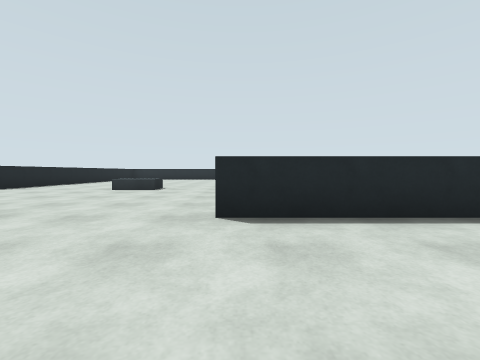
view 1 (above)

20 first-person views from a walk through a world built for the Gazebo simulator. The camera is 0.94 m above the floor, tilts 2° down and sees 90° across. The floor is counted in squares, 2 m on a side. Each view is taken from the middle of a square. On the plan, view 1 faces up. The plan holds only what a view shows up to about 9 squares ahead; the rest is blank. The place goes on beyond the plan.

view 2
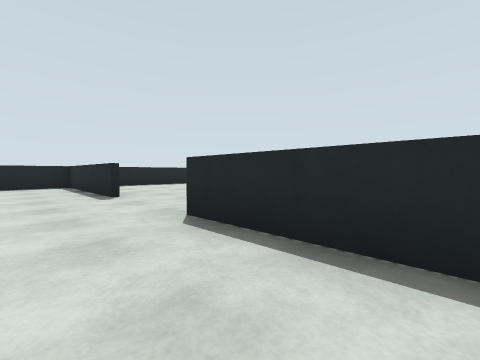

view 3
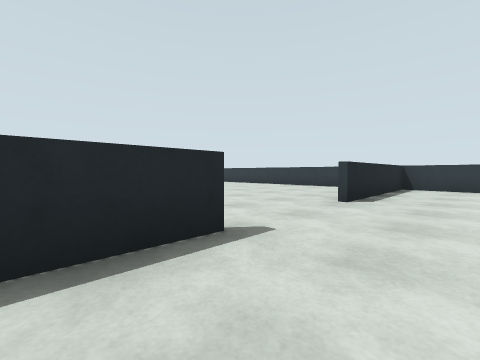

view 4
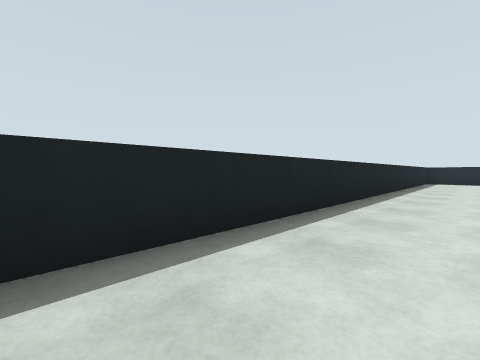

view 5
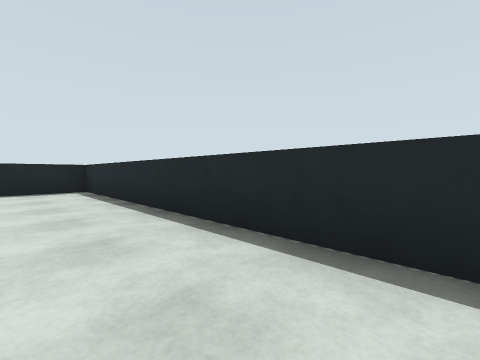

view 6
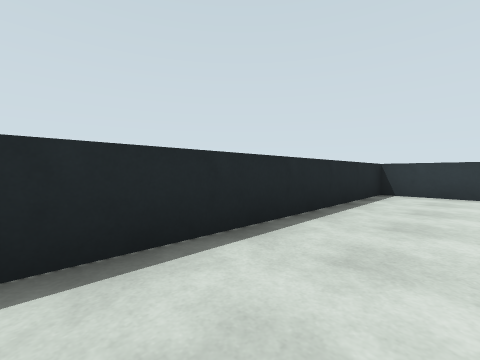

view 7
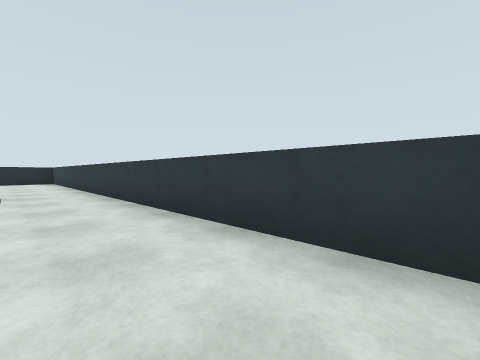

view 8
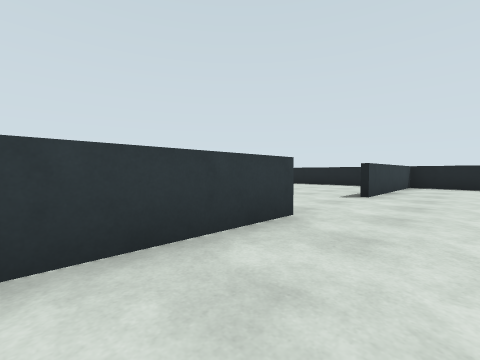

view 9
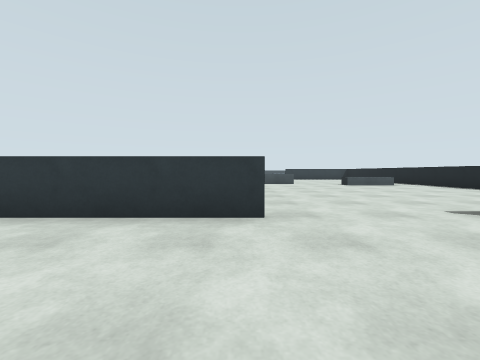

view 10
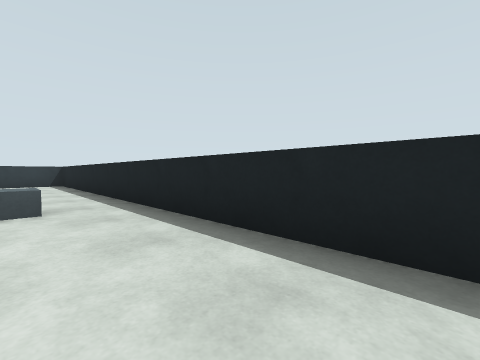

view 11
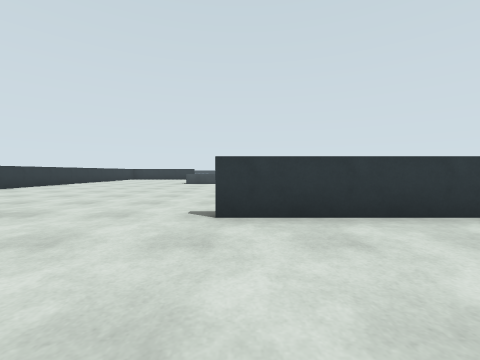

view 12
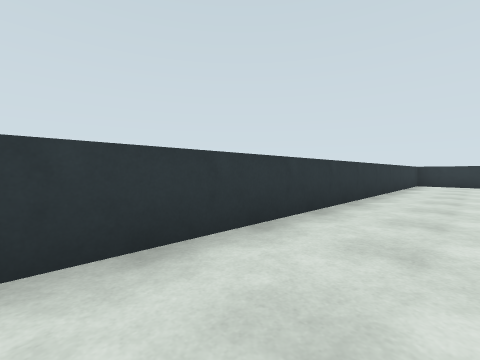

view 13
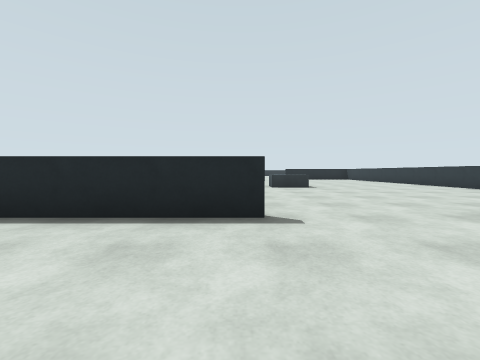

view 14
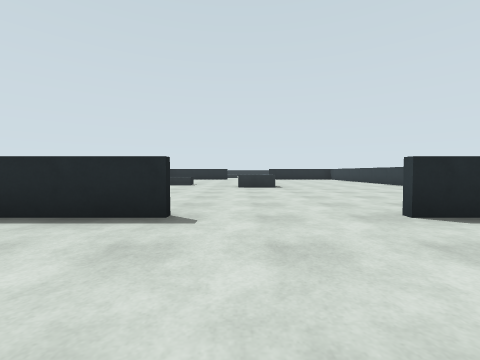

view 15
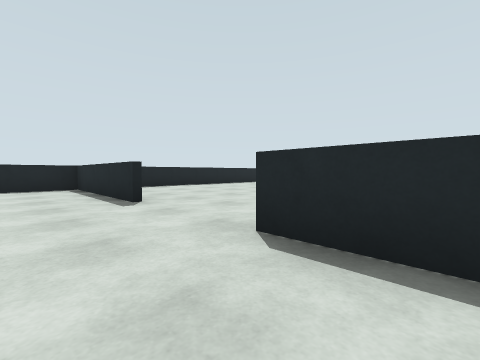

view 16
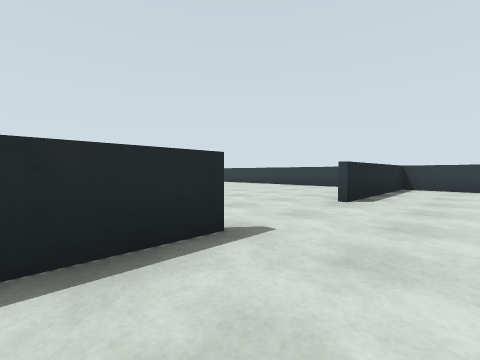

view 17
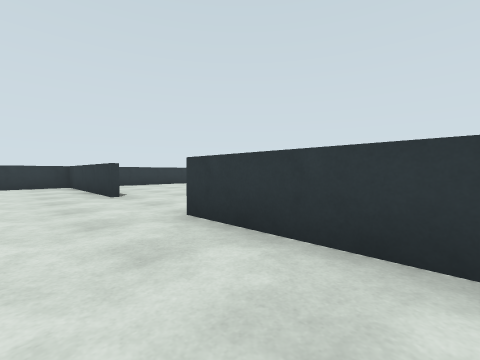

view 18
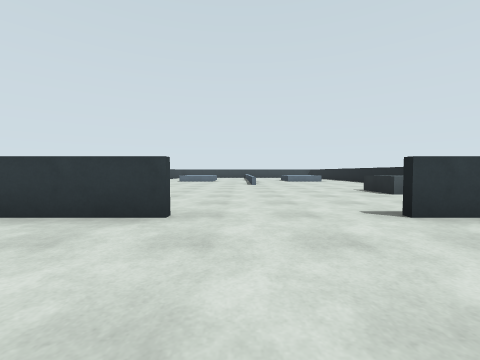

view 19
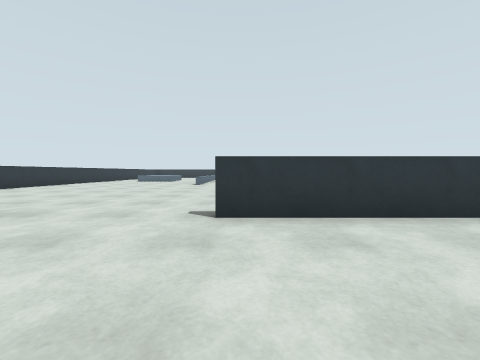

view 20
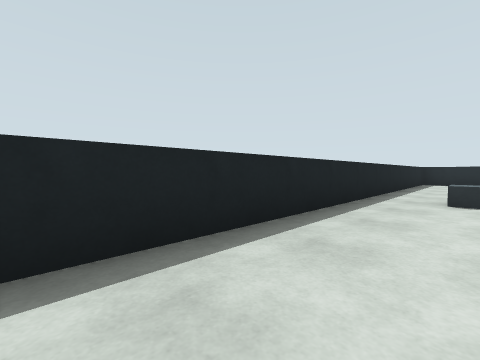

### Floor plan
Ten units are one square. View 1 is at (0, 0); x grows to the right and y downward. Boxes are objects, and circles mark ways between rooms. Rooms are numbered by the first view taken in them; rooms with no view inside come last. Other rooms are left out.
<svg viewBox="-70 -149 110 309">
<path fill="none" stroke="#000" d="M-4 94 35 94M-26 -24 -65 -24M-64 -20 -64 94 -28 94M34 100 34 -24 -2 -24M-4 -26 25 -26M-65 -26 -28 -26M34 -29 34 -144 -64 -144 -64 -20M-26 96 -64 96 -64 110M-64 149 -64 155M34 155 34 100M35 96 -2 96"/>
<rect x="-55" y="35" width="20" height="10" fill="#bbb"><title>counter</title></rect>
<rect x="-25" y="45" width="20" height="10" fill="#bbb"><title>grey box</title></rect>
<rect x="-35" y="-65" width="10" height="10" fill="#bbb"><title>grey box</title></rect>
<rect x="-55" y="115" width="10" height="20" fill="#bbb"><title>grey box</title></rect>
<rect x="-15" y="145" width="10" height="10" fill="#bbb"><title>other object</title></rect>
<circle cx="-15" cy="-20" r="3" fill="#2a7"/>
<circle cx="-15" cy="100" r="3" fill="#2a7"/>
<text x="-20" y="40">1</text>
<text x="-20" y="-90">2</text>
<text x="-20" y="130">3</text>
</svg>
Room 1 opens to room 2. Room 1 opens to room 3.

Where each view was taken, in squares from view 1:
view 1: 0 up, 0 right, facing up
view 2: 1 up, 2 right, facing up-left
view 3: 1 up, 4 left, facing up-right
view 4: 3 up, 5 left, facing up-left
view 5: 13 up, 0 right, facing up-left
view 6: 13 up, 2 left, facing up-right
view 7: 3 up, 2 right, facing up-right
view 8: 4 up, 2 right, facing down-left
view 9: 5 up, 0 right, facing down
view 10: 0 up, 5 left, facing down-left
view 11: 5 up, 3 left, facing down
view 12: 0 up, 2 right, facing down-right
view 13: 12 down, 3 left, facing up
view 14: 12 down, 2 left, facing up
view 15: 11 down, 1 right, facing up-left
view 16: 11 down, 4 left, facing up-right
view 17: 8 down, 5 left, facing down-right
view 18: 7 down, 1 left, facing down
view 19: 7 down, 3 left, facing down
view 20: 8 down, 5 left, facing up-left
